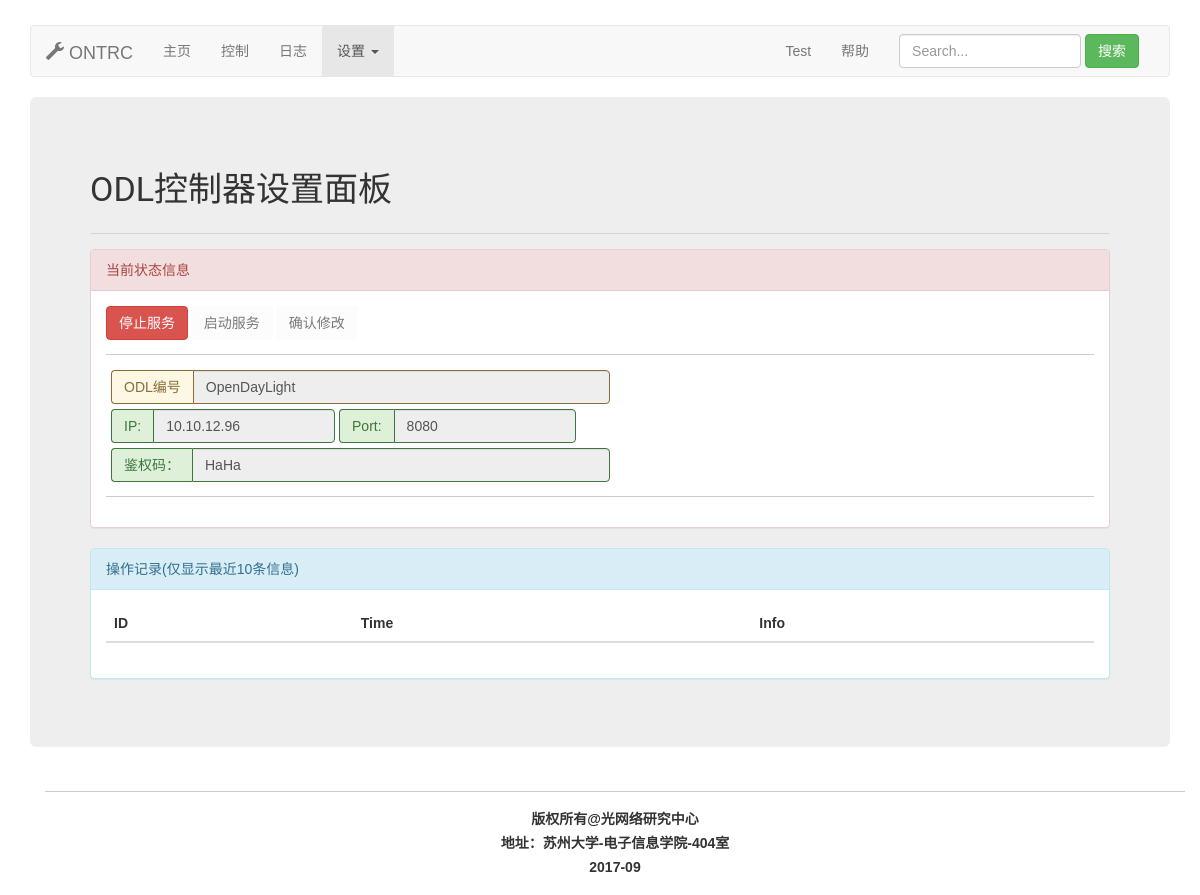
/odlsetting, run on an earlier commit of the app's database.
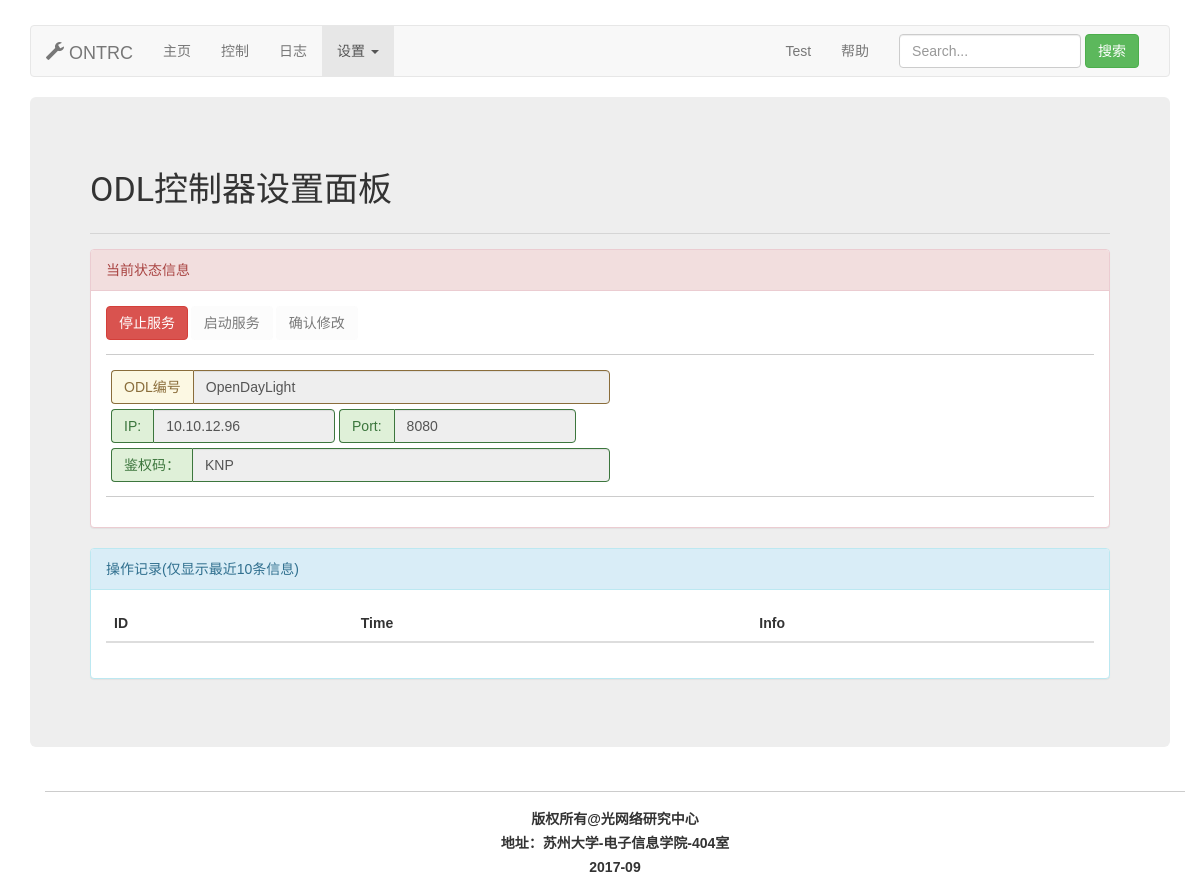
And on a later commit of the database.
### Show/models.py (models this page shows, shortened)
class odlinfo(models.Model):
    odlname = models.CharField(max_length=30)
    odlip = models.CharField(max_length=20)
    odlport = models.CharField(max_length=10)
    odlkey = models.CharField(max_length=20)
    odlright = models.CharField(max_length=10)
    odlstate = models.CharField(max_length=10)

### Show/viewODLsetting.py (the view)
# urls.py: url(r'^odlsetting',viewODLsetting.odlsetting),
def odlsetting(req):
    odlinfo = models.odlinfo.objects.all()
    return render(req,"ODLsetting.html",{"odlinfo":odlinfo[0]})

### templates/ODLsetting.html (shortened to what this page needs)
{% extends "base.html" %}
{% block titleURL%} /index/ {% endblock %}
{% block title %}
    <span class="glyphicon glyphicon-wrench" aria-hidden="true"></span>
    ONTRC
{% endblock %}
{% block MainContents %}
    <h3>ODL控制器设置面板 </h3>
    <hr>
    <div class="panel panel-danger">
        <div class="panel-heading">当前状态信息</div>
        <div class="panel-body">
            <div class="row">
                <div class="col-md-1">
                    <button type="button" class="btn btn-danger"
                            id="stopserver">停止服务</button>
                </div>
                <div class="col-md-1">
                    <button type="button" class="btn"
                            id="startserver" disabled>启动服务</button>
                </div>
                <div class="col-md-1">
                    <button type="button" class="btn"
                            id="comformchange" disabled>确认修改</button>
                </div>
            </div>
            <hr>
            <div class="row" style="margin-left: 5px; margin-bottom: 5px">
                <div class="col-md-6 input-group has-warning">
                  <span class="input-group-addon">ODL编号</span>
                  <input type="text" class="form-control odlinput"
                         value="{{ odlinfo.odlname }}" id="odlname" disabled>
                </div>
            </div>
            <form class="form-inline" style="margin-left: 5px; margin-bottom: 5px">
                <div class="form-group">
                    <div class="input-group has-success">
                        <div class="input-group-addon">IP:</div>
                        <input type="text" class="form-control odlinput"
                               value="{{ odlinfo.odlip }}" id="odlip" disabled>
                    </div>
                </div>
                <div class="form-group">
                    <div class="input-group has-success">
                        <div class="input-group-addon">Port:</div>
                        <input type="text" class="form-control odlinput"
                               value="{{ odlinfo.odlport }}" id="odlport" disabled>
                    </div>
                </div>
            </form>
            <div class="row" style="margin-left: 5px; margin-bottom: 5px">
                <div class="col-md-6 input-group has-success">
                  <span class="input-group-addon">鉴权码：</span>
                  <input type="text" class="form-control odlinput"
                         value="{{ odlinfo.odlkey }}" id="odlkey" disabled>
                </div>
            </div>
            <hr>
        </div>
    </div>
    <div class="panel panel-info">
        <div class="panel-heading">操作记录(仅显示最近10条信息)</div>
        <div class="panel-body">
            <table class="table table-striped table-hover">
                <thead> <tr>
                    <th>ID</th> <th>Time</th> <th>Info</th>
                </tr> </thead>
            </table>
        </div>
    </div>
{% endblock %}

What changed in the data, as far as the page shows it:
changed odlinfo "OpenDayLight": odlkey "HaHa" → "KNP"
